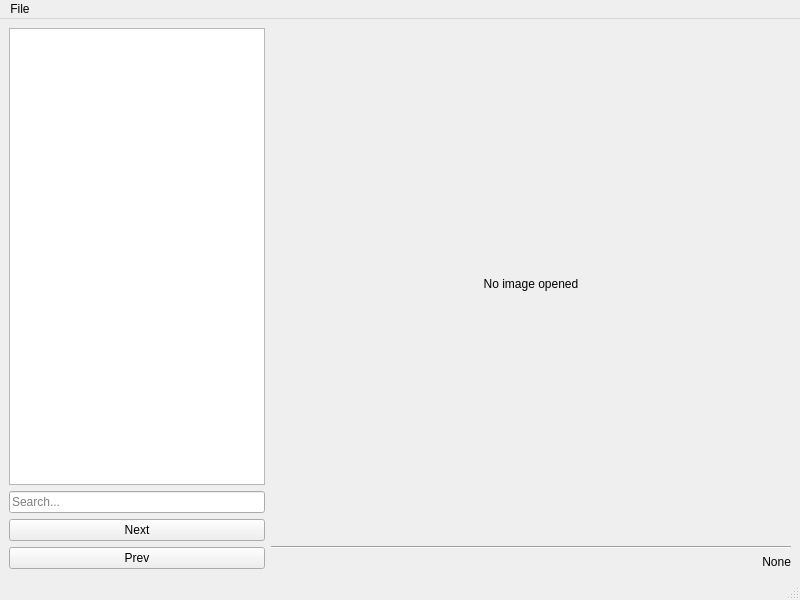
<?xml version="1.0" encoding="UTF-8"?>
<ui version="4.0">
 <class>ImageViewer</class>
 <widget class="QMainWindow" name="ImageViewer">
  <property name="geometry">
   <rect>
    <x>0</x>
    <y>0</y>
    <width>800</width>
    <height>600</height>
   </rect>
  </property>
  <property name="windowTitle">
   <string>MainWindow</string>
  </property>
  <widget class="QWidget" name="centralwidget">
   <layout class="QHBoxLayout" name="horizontalLayout" stretch="0,1">
    <item>
     <layout class="QVBoxLayout" name="verticalLayout">
      <item>
       <widget class="QListWidget" name="item_list"/>
      </item>
      <item>
       <widget class="QLineEdit" name="search">
        <property name="placeholderText">
         <string>Search...</string>
        </property>
       </widget>
      </item>
      <item>
       <widget class="QPushButton" name="next_image">
        <property name="text">
         <string>Next</string>
        </property>
       </widget>
      </item>
      <item>
       <widget class="QPushButton" name="prev_image">
        <property name="text">
         <string>Prev</string>
        </property>
       </widget>
      </item>
     </layout>
    </item>
    <item>
     <layout class="QVBoxLayout" name="verticalLayout_2" stretch="1,0,0">
      <item>
       <widget class="QLabel" name="image_label">
        <property name="text">
         <string>No image opened</string>
        </property>
        <property name="scaledContents">
         <bool>true</bool>
        </property>
        <property name="alignment">
         <set>Qt::AlignCenter</set>
        </property>
       </widget>
      </item>
      <item>
       <widget class="Line" name="line">
        <property name="orientation">
         <enum>Qt::Horizontal</enum>
        </property>
       </widget>
      </item>
      <item>
       <widget class="QLabel" name="current_label">
        <property name="text">
         <string>None</string>
        </property>
        <property name="alignment">
         <set>Qt::AlignRight|Qt::AlignTrailing|Qt::AlignVCenter</set>
        </property>
       </widget>
      </item>
     </layout>
    </item>
   </layout>
  </widget>
  <widget class="QMenuBar" name="menubar">
   <property name="geometry">
    <rect>
     <x>0</x>
     <y>0</y>
     <width>800</width>
     <height>26</height>
    </rect>
   </property>
   <widget class="QMenu" name="menuFile">
    <property name="title">
     <string>File</string>
    </property>
    <addaction name="actionOpen_Folder"/>
    <addaction name="actionOpen_Labels_Folder"/>
    <addaction name="separator"/>
    <addaction name="actionForce_Update"/>
   </widget>
   <addaction name="menuFile"/>
  </widget>
  <widget class="QStatusBar" name="statusbar"/>
  <action name="actionOpen_Folder">
   <property name="text">
    <string>Open Data Folder</string>
   </property>
  </action>
  <action name="actionOpen_Labels_Folder">
   <property name="text">
    <string>Open Labels Folder</string>
   </property>
  </action>
  <action name="actionForce_Update">
   <property name="text">
    <string>Force Update</string>
   </property>
  </action>
 </widget>
 <resources/>
 <connections/>
</ui>
